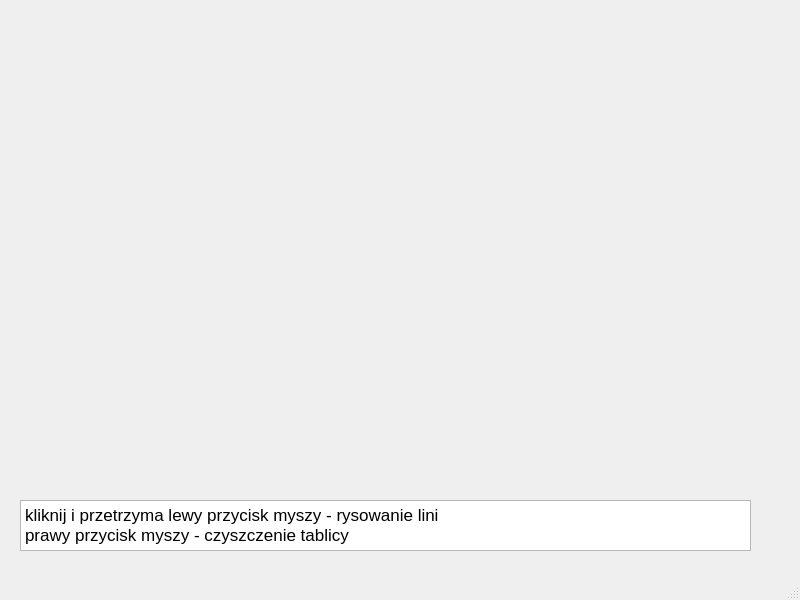
<?xml version="1.0" encoding="UTF-8"?>
<ui version="4.0">
 <class>MainWindow</class>
 <widget class="QMainWindow" name="MainWindow">
  <property name="geometry">
   <rect>
    <x>0</x>
    <y>0</y>
    <width>800</width>
    <height>600</height>
   </rect>
  </property>
  <property name="windowTitle">
   <string>MainWindow</string>
  </property>
  <widget class="QWidget" name="centralwidget">
   <widget class="Ekran" name="widget" native="true">
    <property name="geometry">
     <rect>
      <x>19</x>
      <y>9</y>
      <width>761</width>
      <height>391</height>
     </rect>
    </property>
   </widget>
   <widget class="QTextBrowser" name="textBrowser">
    <property name="geometry">
     <rect>
      <x>20</x>
      <y>500</y>
      <width>731</width>
      <height>51</height>
     </rect>
    </property>
    <property name="html">
     <string>&lt;!DOCTYPE HTML PUBLIC &quot;-//W3C//DTD HTML 4.0//EN&quot; &quot;http://www.w3.org/TR/REC-html40/strict.dtd&quot;&gt;
&lt;html&gt;&lt;head&gt;&lt;meta name=&quot;qrichtext&quot; content=&quot;1&quot; /&gt;&lt;meta charset=&quot;utf-8&quot; /&gt;&lt;style type=&quot;text/css&quot;&gt;
p, li { white-space: pre-wrap; }
hr { height: 1px; border-width: 0; }
li.unchecked::marker { content: &quot;\2610&quot;; }
li.checked::marker { content: &quot;\2612&quot;; }
&lt;/style&gt;&lt;/head&gt;&lt;body style=&quot; font-family:'.AppleSystemUIFont'; font-size:13pt; font-weight:400; font-style:normal;&quot;&gt;
&lt;p style=&quot; margin-top:0px; margin-bottom:0px; margin-left:0px; margin-right:0px; -qt-block-indent:0; text-indent:0px;&quot;&gt;kliknij i przetrzyma lewy przycisk myszy - rysowanie lini&lt;/p&gt;
&lt;p style=&quot; margin-top:0px; margin-bottom:0px; margin-left:0px; margin-right:0px; -qt-block-indent:0; text-indent:0px;&quot;&gt;prawy przycisk myszy - czyszczenie tablicy&lt;/p&gt;&lt;/body&gt;&lt;/html&gt;</string>
    </property>
   </widget>
  </widget>
  <widget class="QMenuBar" name="menubar">
   <property name="geometry">
    <rect>
     <x>0</x>
     <y>0</y>
     <width>800</width>
     <height>24</height>
    </rect>
   </property>
  </widget>
  <widget class="QStatusBar" name="statusbar"/>
 </widget>
 <customwidgets>
  <customwidget>
   <class>Ekran</class>
   <extends>QWidget</extends>
   <header>ekran.h</header>
   <container>1</container>
  </customwidget>
 </customwidgets>
 <resources/>
 <connections/>
</ui>
